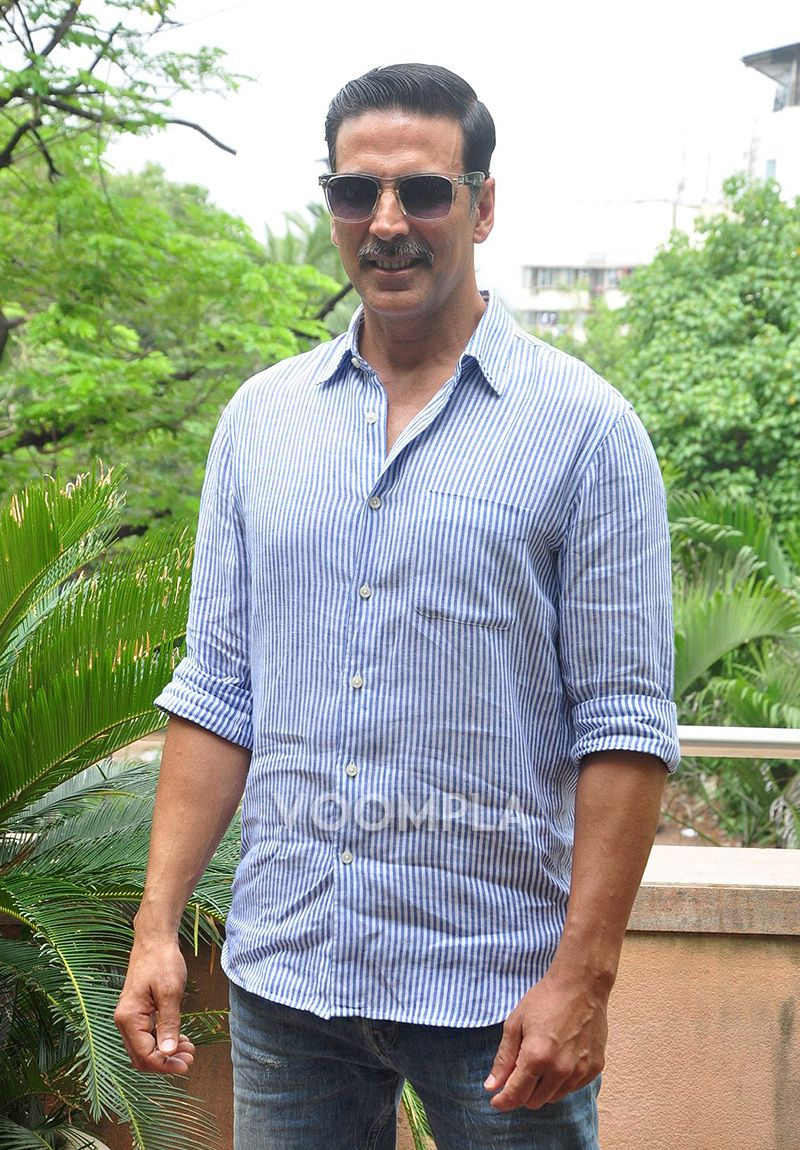
#> input picture archive/Original Images/Original Images/Akshay Kumar/Akshay Kumar_0.jpg, 800 x 1150 px
$ python -i camera_capture_module.py   (imports and definitions only)   (older library calls are emulated)
#> lines starting #> are read from the running program, lines starting #| are printed output that depends on the picture
"""
Camera Capture Module - Chụp ảnh khuôn mặt sinh viên
Tích hợp ESP32-CAM + MediaPipe Face Detection
"""
import tkinter as tk
from tkinter import ttk, messagebox
import cv2
import numpy as np
import requests
from PIL import Image, ImageTk
from datetime import datetime
from pathlib import Path
from threading import Thread
import time

try:
    import mediapipe as mp
    MEDIAPIPE_AVAILABLE = True
except ImportError:
    MEDIAPIPE_AVAILABLE = False
    print("⚠️ MediaPipe not installed. Using basic face detection.")


# ============================================================================
# COLOR SCHEME
# ============================================================================

COLORS = {
    "primary": "#2196F3",
    "success": "#4CAF50",
    "danger": "#F44336",
    "warning": "#FF9800",
    "info": "#00BCD4",
    "dark": "#212121",
    "light": "#FAFAFA",
    "white": "#FFFFFF",
    "text": "#212121",
    "border": "#E0E0E0",
}


# ============================================================================
# CONFIGURATION
# ============================================================================

class CaptureConfig:
    """Cấu hình chụp ảnh"""
    ESP32_CAM_IP = "192.168.243.176"
    STREAM_URL = f"http://{ESP32_CAM_IP}/stream"

    # Dataset paths
    DATASET_ROOT = Path(r"d:\HUTECH\DACN\dataset")
    DATASET_PROCESSED = DATASET_ROOT / "processed"

    # Capture settings
    TARGET_PHOTOS = 20  # Số ảnh cần chụp
    FACE_OUTPUT_SIZE = (224, 224)  # None = không resize, giữ nguyên size crop
    MIN_QUALITY_SCORE = 65  # Điểm chất lượng tối thiểu
    CAPTURE_COOLDOWN = 0.5  # Giây giữa các lần chụp

    # MediaPipe settings
    MIN_DETECTION_CONFIDENCE = 0.6
    MODEL_SELECTION = 1  # 0=short range, 1=full range


# ============================================================================
# ESP32 STREAM READER
# ============================================================================

class ESP32StreamReader:
    """Đọc video stream từ ESP32-CAM"""

    # [66 lines left out: functions __init__, start, _update, not called in this run]

    def read(self):
        """Đọc frame hiện tại"""
        return self.frame

    def stop(self):
        """Dừng stream"""
        self.stopped = True


# ============================================================================
# FACE QUALITY CHECKER
# ============================================================================

class FaceQualityChecker:
    """Đánh giá chất lượng ảnh khuôn mặt"""

    @staticmethod
    def check_brightness(face_img):
        """Kiểm tra độ sáng (0-100)"""
        gray = cv2.cvtColor(face_img, cv2.COLOR_BGR2GRAY)
        avg_brightness = np.mean(gray)

        if avg_brightness < 80:
            score = (avg_brightness / 80) * 70
        elif avg_brightness > 180:
            score = max(50, 100 - (avg_brightness - 180))
        else:
            score = 100
        return score, avg_brightness

    @staticmethod
    def check_sharpness(face_img):
        """Kiểm tra độ nét (0-100)"""
        gray = cv2.cvtColor(face_img, cv2.COLOR_BGR2GRAY)
        laplacian_var = cv2.Laplacian(gray, cv2.CV_64F).var()

        if laplacian_var < 100:
            score = (laplacian_var / 100) * 50
        elif laplacian_var > 500:
            score = 100
        else:
            score = 50 + ((laplacian_var - 100) / 400) * 50
        return min(100, score), laplacian_var

    @staticmethod
    def check_contrast(face_img):
        """Kiểm tra độ tương phản (0-100)"""
        gray = cv2.cvtColor(face_img, cv2.COLOR_BGR2GRAY)
        std_dev = np.std(gray)

        if std_dev < 30:
            score = (std_dev / 30) * 60
        elif std_dev > 90:
            score = max(70, 100 - (std_dev - 90) / 2)
        else:
            score = 100
        return score, std_dev

    @staticmethod
    def calculate_overall_quality(face_img):
        """Tính điểm tổng thể (0-100)"""
        h, w = face_img.shape[:2]

        brightness_score, _ = FaceQualityChecker.check_brightness(face_img)
        sharpness_score, _ = FaceQualityChecker.check_sharpness(face_img)
        contrast_score, _ = FaceQualityChecker.check_contrast(face_img)

        # Size score
        size = min(h, w)
        if size < 100:
            size_score = (size / 100) * 60
        elif size > 400:
            size_score = max(70, 100 - (size - 400) / 20)
        else:
            size_score = 100

        overall = (
            brightness_score * 0.25 +
            sharpness_score * 0.40 +
            size_score * 0.20 +
            contrast_score * 0.15
        )

        return {
            'overall': overall,
            'brightness': brightness_score,
            'sharpness': sharpness_score,
            'contrast': contrast_score,
            'size': size_score
        }


# ============================================================================
# FACE PROCESSOR
# ============================================================================

class FaceProcessor:
    """Xử lý khuôn mặt: detect, crop, preprocess"""

    # [101 lines left out: functions __init__, detect_faces, crop_face, preprocess_face, close, not called in this run]


# ============================================================================
# CAMERA CAPTURE WINDOW
# ============================================================================

class CameraCaptureWindow:
    """Cửa sổ chụp ảnh khuôn mặt"""

    # [285 lines left out: functions __init__, create_widgets, start_capture, check_connection, update_video, save_photo and 2 more, not called in this run]


# ============================================================================
# TEST
# ============================================================================

# [6 lines not run here, left out]

>>> import cv2
>>> picture = cv2.imread('../../archive/Original Images/Original Images/Akshay Kumar/Akshay Kumar_0.jpg')
#> picture is the input picture: shape (1150, 800, 3); mean B, G, R 145.5, 162.1, 154.7
>>> result = FaceQualityChecker().calculate_overall_quality(picture)
#> in check_brightness, `gray = cv2.cvtColor(face_img, cv2.COLOR_BGR2GRAY)`:
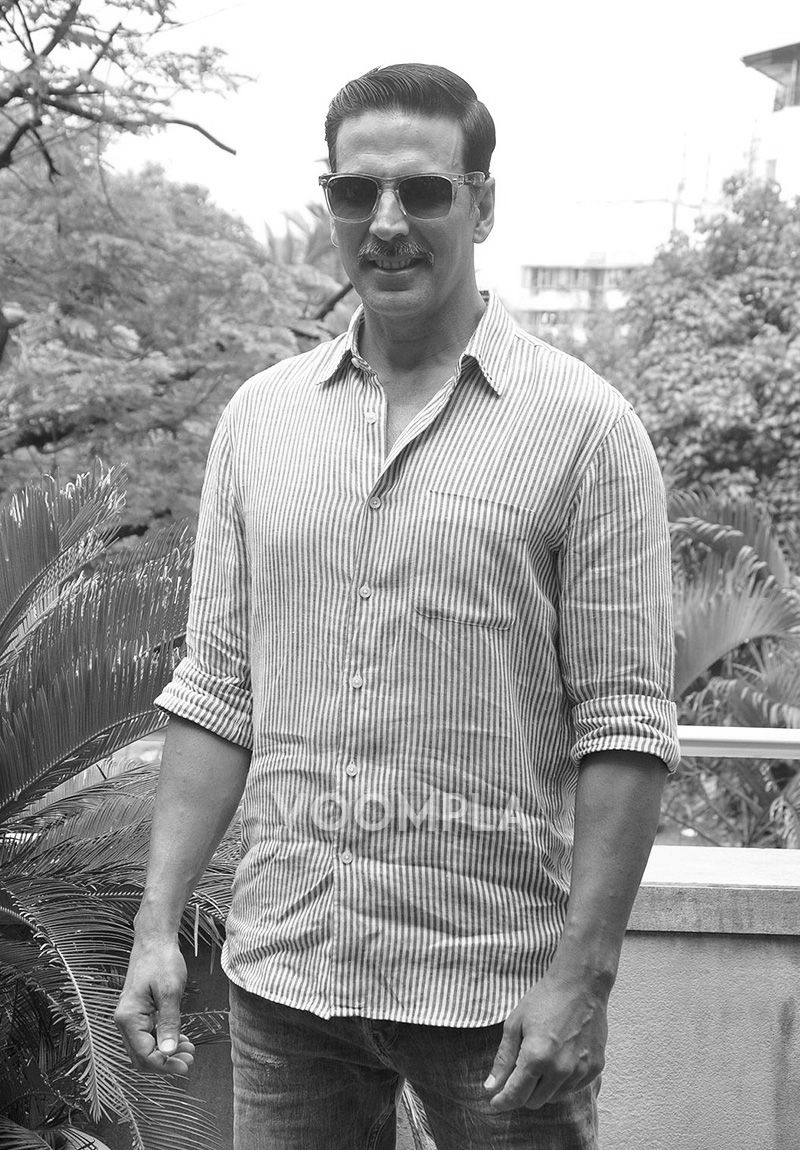
#> gray: shape (1150, 800); min 1, max 255, mean 158
#> in check_brightness, `avg_brightness = np.mean(gray)`: avg_brightness = 158
#> in calculate_overall_quality, `brightness_score, _ = FaceQualityChecker.check_brightness(face_img)`: brightness_score = 100
#> in check_sharpness, `laplacian_var = cv2.Laplacian(gray, cv2.CV_64F).var()`: laplacian_var = 2608.3
#> in calculate_overall_quality, `sharpness_score, _ = FaceQualityChecker.check_sharpness(face_img)`: sharpness_score = 100
#> in check_contrast, `std_dev = np.std(gray)`: std_dev = 64.12
#> in calculate_overall_quality, `contrast_score, _ = FaceQualityChecker.check_contrast(face_img)`: contrast_score = 100
#> in calculate_overall_quality, `overall = ( brightness_score * 0.25 + sharpness_score * 0.40 + size_sc..`: overall = 96
#> result = {'overall': 96, 'brightness': 100, 'sharpness': 100, 'contrast': 100, 'size': 80}

$ run again, on archive/Original Images/Original Images/Akshay Kumar/Akshay Kumar_1.jpg
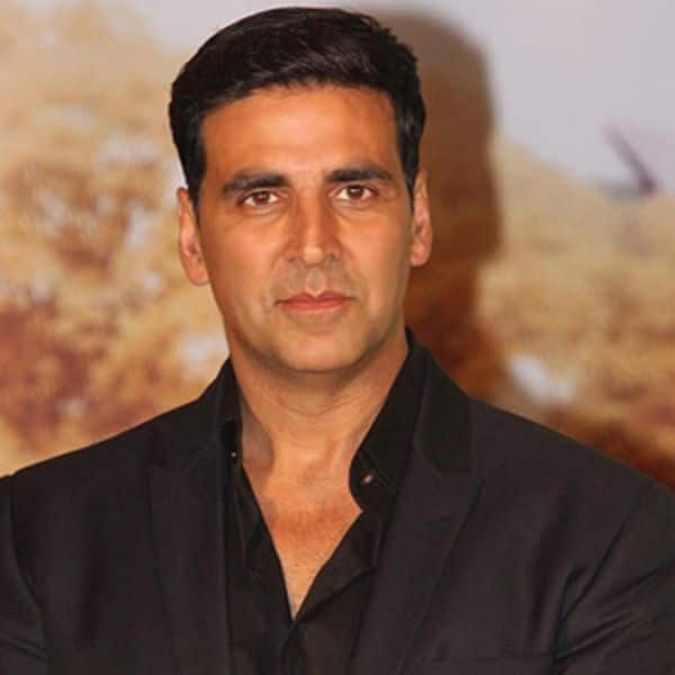
#> input picture archive/Original Images/Original Images/Akshay Kumar/Akshay Kumar_1.jpg, 675 x 675 px
#> picture is the input picture: shape (675, 675, 3); mean B, G, R 75.5, 93.7, 126.8
#> in check_brightness, `gray = cv2.cvtColor(face_img, cv2.COLOR_BGR2GRAY)`:
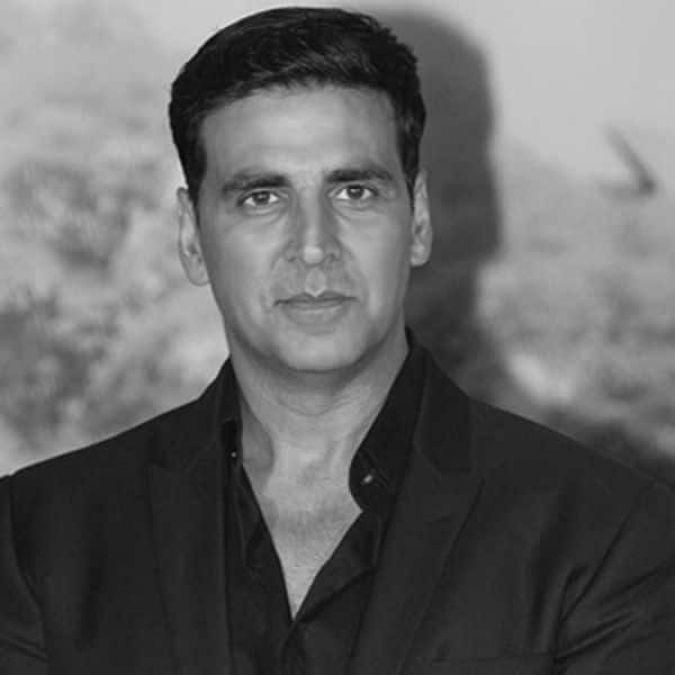
#> gray: shape (675, 675); min 4, max 226, mean 101.5
#> avg_brightness = 101.5
#> brightness_score = 100
#> laplacian_var = 18.72
#> score = 9.36
#> std_dev = 60.62
#> contrast_score = 100
#> overall = 60.99
#> result = {'overall': 60.99, 'brightness': 100, 'sharpness': 9.36, 'contrast': 100, 'size': 86.25}

$ run again, on archive/Original Images/Original Images/Akshay Kumar/Akshay Kumar_15.jpg
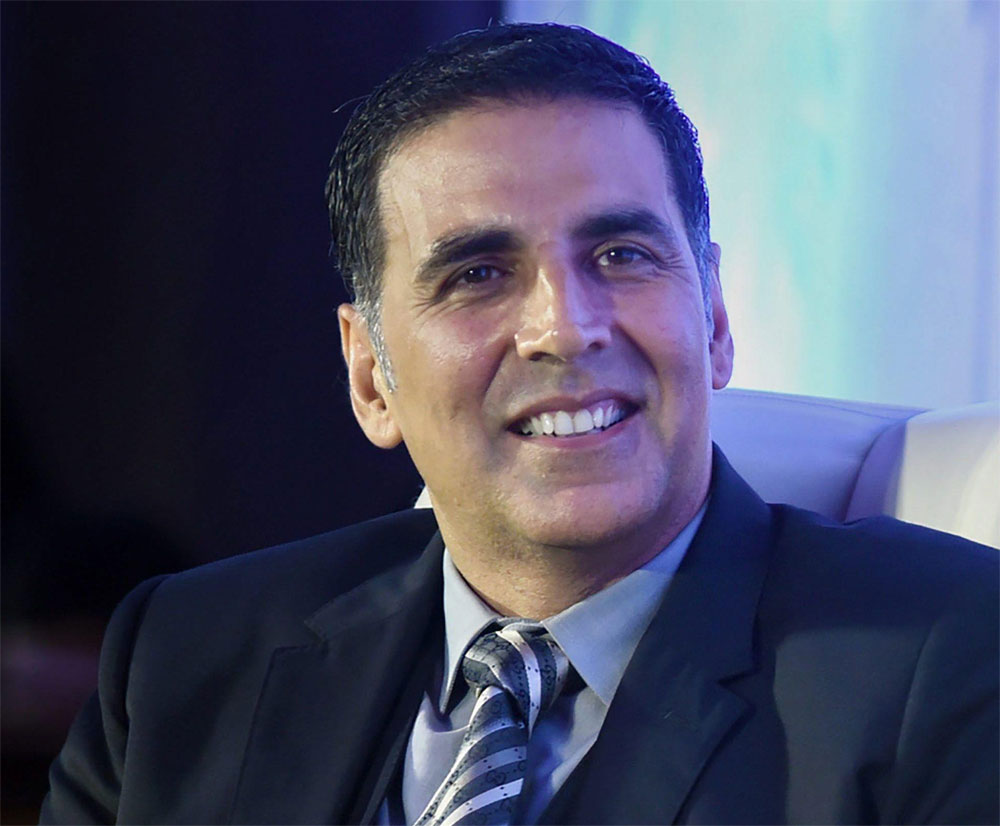
#> input picture archive/Original Images/Original Images/Akshay Kumar/Akshay Kumar_15.jpg, 1000 x 826 px
#> picture is the input picture: shape (826, 1000, 3); mean B, G, R 100, 78.2, 74.8
#> in check_brightness, `gray = cv2.cvtColor(face_img, cv2.COLOR_BGR2GRAY)`:
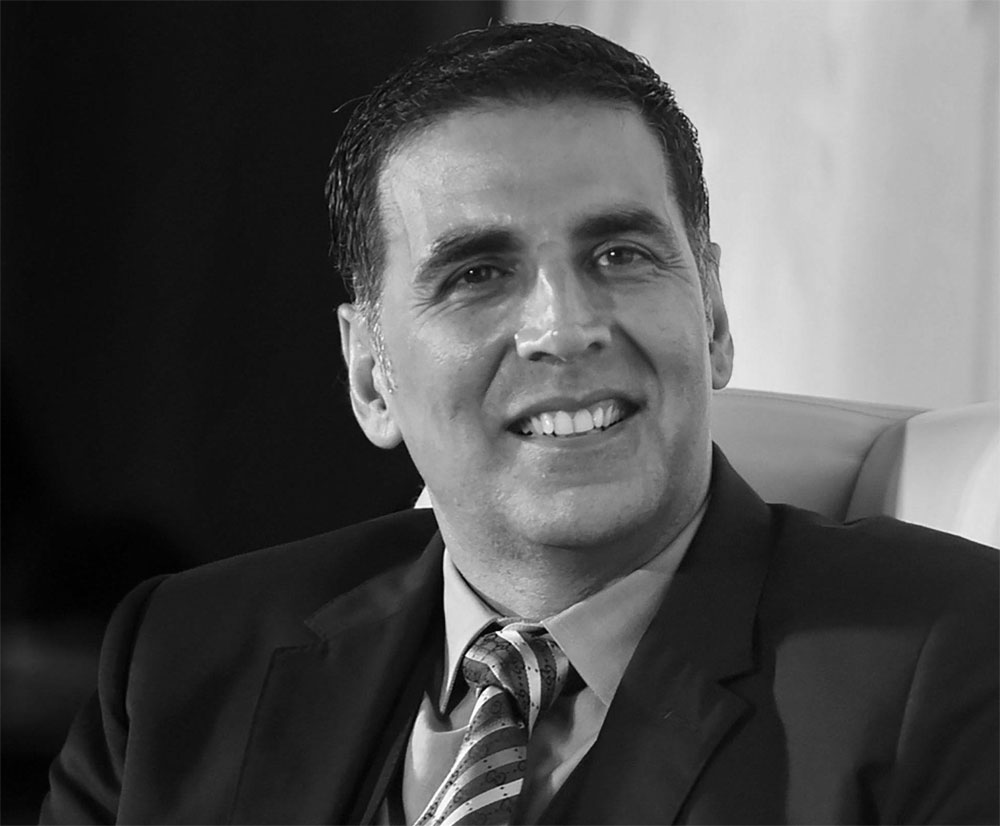
#> gray: shape (826, 1000); min 0, max 255, mean 79.6
#> avg_brightness = 79.63
#> in check_brightness, `score = (avg_brightness / 80) * 70`: score = 69.67
#> laplacian_var = 99.47
#> in check_sharpness, `score = (laplacian_var / 100) * 50`: score = 49.73
#> std_dev = 71.69
#> contrast_score = 100
#> overall = 68.05
#> result = {'overall': 68.05, 'brightness': 69.67, 'sharpness': 49.73, 'contrast': 100, 'size': 78.7}

$ run again, on archive/Original Images/Original Images/Akshay Kumar/Akshay Kumar_17.jpg
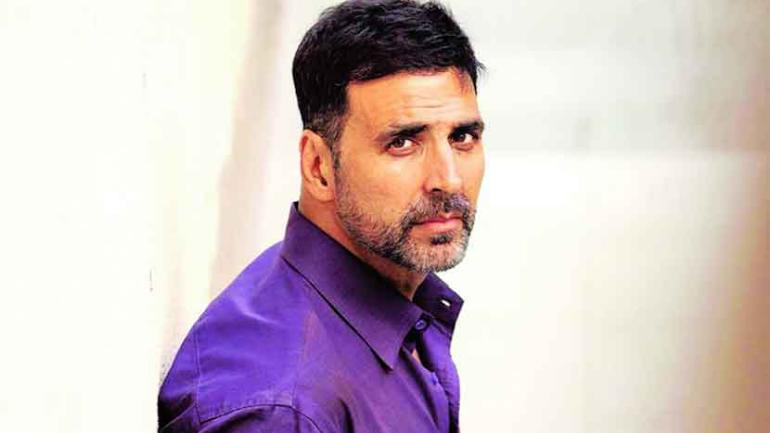
#> input picture archive/Original Images/Original Images/Akshay Kumar/Akshay Kumar_17.jpg, 770 x 433 px
#> picture is the input picture: shape (433, 770, 3); mean B, G, R 196.2, 192.8, 208.8
#> in check_brightness, `gray = cv2.cvtColor(face_img, cv2.COLOR_BGR2GRAY)`:
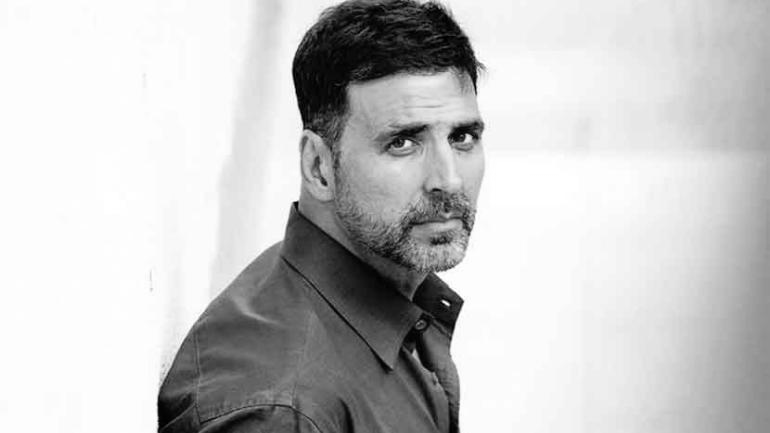
#> gray: shape (433, 770); min 0, max 255, mean 198
#> avg_brightness = 198
#> in check_brightness, `score = max(50, 100 - (avg_brightness - 180))`: score = 82.01
#> laplacian_var = 109.3
#> in check_sharpness, `score = 50 + ((laplacian_var - 100) / 400) * 50`: score = 51.16
#> std_dev = 73.15
#> contrast_score = 100
#> overall = 75.64
#> result = {'overall': 75.64, 'brightness': 82.01, 'sharpness': 51.16, 'contrast': 100, 'size': 98.35}
